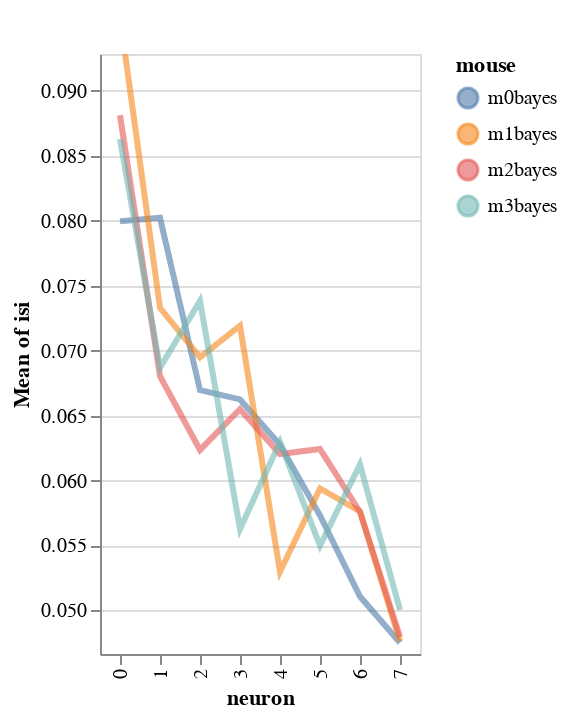

The cell this chart's notebook holds for it:
### Markdown cell above
## Appendix: Elements of interactivity (WIP)

### Code cell
import altair as alt
y='isi'
color='mouse'
x='neuron'

base=alt.Chart(df).encode(
            x=x,
            color=f'{color}',
            y=alt.Y(f'mean({y})',
                    scale=alt.Scale(zero=False,
                                    domain=list(np.quantile(df[y], [.05, .95])))),
)
highlight = alt.selection(type='single', on='mouseover',
                          fields=[color], nearest=True)


lines=base.mark_line(clip=True, fill=None, opacity=.6, ).encode(
            size=alt.condition(~highlight, alt.value(1), alt.value(3))
        )
points = base.mark_circle().encode(
    opacity=alt.value(0),
    #axis=alt.Axis(labels=False, tickCount=0, title='')
).add_selection(
    highlight
)

lines+points

### Figure 1 — Vega-Lite specification as saved in the notebook (floating-point values rounded to 4 significant figures)
{"config": {"view": {"continuousWidth": 400, "continuousHeight": 300}}, "layer": [{"mark": {"type": "line", "clip": true, "fill": null, "opacity": 0.6}, "encoding": {"color": {"type": "nominal", "field": "mouse"}, "size": {"condition": {"value": 1, "selection": {"not": "selector001"}}, "value": 3}, "x": {"type": "nominal", "field": "neuron"}, "y": {"type": "quantitative", "aggregate": "mean", "field": "isi", "scale": {"domain": [0.04664, 0.09283], "zero": false}}}}, {"mark": "circle", "encoding": {"color": {"type": "nominal", "field": "mouse"}, "opacity": {"value": 0}, "x": {"type": "nominal", "field": "neuron"}, "y": {"type": "quantitative", "aggregate": "mean", "field": "isi", "scale": {"domain": [0.04664, 0.09283], "zero": false}}}, "selection": {"selector001": {"type": "single", "on": "mouseover", "fields": ["mouse"], "nearest": true}}}], "data": {"name": "data-6272ce3c2fef7151f50961e17f93cf72"}, "$schema": "https://vega.github.io/schema/vega-lite/v4.8.1.json", "datasets": {"data-6272ce3c2fef7151f50961e17f93cf72": [{"neuron": "0", "mouse": "m0bayes", "i_trial": 0, "mouse_code": 0, "neuron_code": 0, "stim": 0, "neuron_x_mouse": "m0bayes0", "log_firing_rate": 2.075, "Firing rate": 118.8, "firing_rate": 118.8, "i_spike": 48.0, "isi": 0.07307}, {"neuron": "0", "mouse": "m0bayes", "i_trial": 0, "mouse_code": 0, "neuron_code": 0, "stim": 1, "neuron_x_mouse": "m0bayes0", "log_firing_rate": 1.547, "Firing rate": 35.21, "firing_rate": 35.21, "i_spike": 40.5, "isi": 0.08279}, {"neuron": "0", "mouse": "m0bayes", "i_trial": 1, "mouse_code": 0, "neuron_code": 0, "stim": 0, "neuron_x_mouse": "m0bayes0", "log_firing_rate": 1.676, "Firing rate": 47.42, "firing_rate": 47.42, "i_spike": 38.0, "isi": 0.09153}, {"neuron": "0", "mouse": "m0bayes", "i_trial": 1, "mouse_code": 0, "neuron_code": 0, "stim": 1, "neuron_x_mouse": "m0bayes0", "log_firing_rate": 1.818, "Firing rate": 65.81, "firing_rate": 65.81, "i_spike": 47.5, "isi": 0.07243}, {"neuron": "0", "mouse": "m1bayes", "i_trial": 0, "mouse_code": 1, "neuron_code": 8, "stim": 0, "neuron_x_mouse": "m1bayes0", "log_firing_rate": 2.049, "Firing rate": 111.9, "firing_rate": 111.9, "i_spike": 36.5, "isi": 0.09457}, {"neuron": "0", "mouse": "m1bayes", "i_trial": 0, "mouse_code": 1, "neuron_code": 8, "stim": 1, "neuron_x_mouse": "m1bayes0", "log_firing_rate": 1.752, "Firing rate": 56.55, "firing_rate": 56.55, "i_spike": 38.5, "isi": 0.08758}, {"neuron": "0", "mouse": "m1bayes", "i_trial": 1, "mouse_code": 1, "neuron_code": 8, "stim": 0, "neuron_x_mouse": "m1bayes0", "log_firing_rate": 1.741, "Firing rate": 55.11, "firing_rate": 55.11, "i_spike": 36.0, "isi": 0.09663}, {"neuron": "0", "mouse": "m1bayes", "i_trial": 1, "mouse_code": 1, "neuron_code": 8, "stim": 1, "neuron_x_mouse": "m1bayes0", "log_firing_rate": 1.586, "Firing rate": 38.58, "firing_rate": 38.58, "i_spike": 33.5, "isi": 0.104}, {"neuron": "0", "mouse": "m2bayes", "i_trial": 0, "mouse_code": 2, "neuron_code": 16, "stim": 0, "neuron_x_mouse": "m2bayes0", "log_firing_rate": 1.527, "Firing rate": 33.62, "firing_rate": 33.62, "i_spike": 36.5, "isi": 0.09657}, {"neuron": "0", "mouse": "m2bayes", "i_trial": 0, "mouse_code": 2, "neuron_code": 16, "stim": 1, "neuron_x_mouse": "m2bayes0", "log_firing_rate": 2.358, "Firing rate": 228.0, "firing_rate": 228.0, "i_spike": 35.0, "isi": 0.09948}, {"neuron": "0", "mouse": "m2bayes", "i_trial": 1, "mouse_code": 2, "neuron_code": 16, "stim": 0, "neuron_x_mouse": "m2bayes0", "log_firing_rate": 1.554, "Firing rate": 35.78, "firing_rate": 35.78, "i_spike": 36.5, "isi": 0.09321}, {"neuron": "0", "mouse": "m2bayes", "i_trial": 1, "mouse_code": 2, "neuron_code": 16, "stim": 1, "neuron_x_mouse": "m2bayes0", "log_firing_rate": 2.564, "Firing rate": 366.2, "firing_rate": 366.2, "i_spike": 54.5, "isi": 0.06321}, {"neuron": "0", "mouse": "m3bayes", "i_trial": 0, "mouse_code": 3, "neuron_code": 24, "stim": 0, "neuron_x_mouse": "m3bayes0", "log_firing_rate": 1.659, "Firing rate": 45.56, "firing_rate": 45.56, "i_spike": 37.0, "isi": 0.09128}, {"neuron": "0", "mouse": "m3bayes", "i_trial": 0, "mouse_code": 3, "neuron_code": 24, "stim": 1, "neuron_x_mouse": "m3bayes0", "log_firing_rate": 1.666, "Firing rate": 46.3, "firing_rate": 46.3, "i_spike": 44.0, "isi": 0.07912}, {"neuron": "0", "mouse": "m3bayes", "i_trial": 1, "mouse_code": 3, "neuron_code": 24, "stim": 0, "neuron_x_mouse": "m3bayes0", "log_firing_rate": 1.948, "Firing rate": 88.81, "firing_rate": 88.81, "i_spike": 36.0, "isi": 0.09626}, {"neuron": "0", "mouse": "m3bayes", "i_trial": 1, "mouse_code": 3, "neuron_code": 24, "stim": 1, "neuron_x_mouse": "m3bayes0", "log_firing_rate": 1.656, "Firing rate": 45.32, "firing_rate": 45.32, "i_spike": 44.5, "isi": 0.07848}, {"neuron": "1", "mouse": "m0bayes", "i_trial": 0, "mouse_code": 0, "neuron_code": 1, "stim": 0, "neuron_x_mouse": "m0bayes1", "log_firing_rate": 3.637, "Firing rate": 4334.0, "firing_rate": 4334.0, "i_spike": 45.5, "isi": 0.07603}, {"neuron": "1", "mouse": "m0bayes", "i_trial": 0, "mouse_code": 0, "neuron_code": 1, "stim": 1, "neuron_x_mouse": "m0bayes1", "log_firing_rate": 1.807, "Firing rate": 64.17, "firing_rate": 64.17, "i_spike": 42.0, "isi": 0.08205}, {"neuron": "1", "mouse": "m0bayes", "i_trial": 1, "mouse_code": 0, "neuron_code": 1, "stim": 0, "neuron_x_mouse": "m0bayes1", "log_firing_rate": 1.841, "Firing rate": 69.38, "firing_rate": 69.38, "i_spike": 38.0, "isi": 0.09214}, {"neuron": "1", "mouse": "m0bayes", "i_trial": 1, "mouse_code": 0, "neuron_code": 1, "stim": 1, "neuron_x_mouse": "m0bayes1", "log_firing_rate": 1.812, "Firing rate": 64.92, "firing_rate": 64.92, "i_spike": 48.5, "isi": 0.07067}, {"neuron": "1", "mouse": "m1bayes", "i_trial": 0, "mouse_code": 1, "neuron_code": 9, "stim": 0, "neuron_x_mouse": "m1bayes1", "log_firing_rate": 2.268, "Firing rate": 185.4, "firing_rate": 185.4, "i_spike": 42.0, "isi": 0.08383}, {"neuron": "1", "mouse": "m1bayes", "i_trial": 0, "mouse_code": 1, "neuron_code": 9, "stim": 1, "neuron_x_mouse": "m1bayes1", "log_firing_rate": 2.104, "Firing rate": 127.1, "firing_rate": 127.1, "i_spike": 52.0, "isi": 0.06652}, {"neuron": "1", "mouse": "m1bayes", "i_trial": 1, "mouse_code": 1, "neuron_code": 9, "stim": 0, "neuron_x_mouse": "m1bayes1", "log_firing_rate": 1.962, "Firing rate": 91.71, "firing_rate": 91.71, "i_spike": 43.0, "isi": 0.08167}, {"neuron": "1", "mouse": "m1bayes", "i_trial": 1, "mouse_code": 1, "neuron_code": 9, "stim": 1, "neuron_x_mouse": "m1bayes1", "log_firing_rate": 1.837, "Firing rate": 68.65, "firing_rate": 68.65, "i_spike": 56.0, "isi": 0.06115}, {"neuron": "1", "mouse": "m2bayes", "i_trial": 0, "mouse_code": 2, "neuron_code": 17, "stim": 0, "neuron_x_mouse": "m2bayes1", "log_firing_rate": 2.677, "Firing rate": 475.0, "firing_rate": 475.0, "i_spike": 55.5, "isi": 0.06217}, {"neuron": "1", "mouse": "m2bayes", "i_trial": 0, "mouse_code": 2, "neuron_code": 17, "stim": 1, "neuron_x_mouse": "m2bayes1", "log_firing_rate": 3.65, "Firing rate": 4462.0, "firing_rate": 4462.0, "i_spike": 52.0, "isi": 0.0668}, {"neuron": "1", "mouse": "m2bayes", "i_trial": 1, "mouse_code": 2, "neuron_code": 17, "stim": 0, "neuron_x_mouse": "m2bayes1", "log_firing_rate": 2.012, "Firing rate": 102.7, "firing_rate": 102.7, "i_spike": 45.5, "isi": 0.07464}, {"neuron": "1", "mouse": "m2bayes", "i_trial": 1, "mouse_code": 2, "neuron_code": 17, "stim": 1, "neuron_x_mouse": "m2bayes1", "log_firing_rate": 1.997, "Firing rate": 99.41, "firing_rate": 99.41, "i_spike": 51.0, "isi": 0.06849}, {"neuron": "1", "mouse": "m3bayes", "i_trial": 0, "mouse_code": 3, "neuron_code": 25, "stim": 0, "neuron_x_mouse": "m3bayes1", "log_firing_rate": 1.888, "Firing rate": 77.26, "firing_rate": 77.26, "i_spike": 40.5, "isi": 0.08019}, {"neuron": "1", "mouse": "m3bayes", "i_trial": 0, "mouse_code": 3, "neuron_code": 25, "stim": 1, "neuron_x_mouse": "m3bayes1", "log_firing_rate": 2.09, "Firing rate": 123.0, "firing_rate": 123.0, "i_spike": 58.0, "isi": 0.05885}, {"neuron": "1", "mouse": "m3bayes", "i_trial": 1, "mouse_code": 3, "neuron_code": 25, "stim": 0, "neuron_x_mouse": "m3bayes1", "log_firing_rate": 1.822, "Firing rate": 66.32, "firing_rate": 66.32, "i_spike": 41.5, "isi": 0.08532}, {"neuron": "1", "mouse": "m3bayes", "i_trial": 1, "mouse_code": 3, "neuron_code": 25, "stim": 1, "neuron_x_mouse": "m3bayes1", "log_firing_rate": 2.158, "Firing rate": 144.0, "firing_rate": 144.0, "i_spike": 69.0, "isi": 0.05033}, {"neuron": "2", "mouse": "m0bayes", "i_trial": 0, "mouse_code": 0, "neuron_code": 2, "stim": 0, "neuron_x_mouse": "m0bayes2", "log_firing_rate": 1.886, "Firing rate": 76.99, "firing_rate": 76.99, "i_spike": 62.0, "isi": 0.05662}, {"neuron": "2", "mouse": "m0bayes", "i_trial": 0, "mouse_code": 0, "neuron_code": 2, "stim": 1, "neuron_x_mouse": "m0bayes2", "log_firing_rate": 2.374, "Firing rate": 236.6, "firing_rate": 236.6, "i_spike": 50.5, "isi": 0.06819}, {"neuron": "2", "mouse": "m0bayes", "i_trial": 1, "mouse_code": 0, "neuron_code": 2, "stim": 0, "neuron_x_mouse": "m0bayes2", "log_firing_rate": 1.95, "Firing rate": 89.19, "firing_rate": 89.19, "i_spike": 45.0, "isi": 0.07738}, {"neuron": "2", "mouse": "m0bayes", "i_trial": 1, "mouse_code": 0, "neuron_code": 2, "stim": 1, "neuron_x_mouse": "m0bayes2", "log_firing_rate": 2.109, "Firing rate": 128.5, "firing_rate": 128.5, "i_spike": 53.5, "isi": 0.06565}, {"neuron": "2", "mouse": "m1bayes", "i_trial": 0, "mouse_code": 1, "neuron_code": 10, "stim": 0, "neuron_x_mouse": "m1bayes2", "log_firing_rate": 1.717, "Firing rate": 52.12, "firing_rate": 52.12, "i_spike": 39.5, "isi": 0.08667}, {"neuron": "2", "mouse": "m1bayes", "i_trial": 0, "mouse_code": 1, "neuron_code": 10, "stim": 1, "neuron_x_mouse": "m1bayes2", "log_firing_rate": 1.898, "Firing rate": 79.07, "firing_rate": 79.07, "i_spike": 58.0, "isi": 0.05995}, {"neuron": "2", "mouse": "m1bayes", "i_trial": 1, "mouse_code": 1, "neuron_code": 10, "stim": 0, "neuron_x_mouse": "m1bayes2", "log_firing_rate": 1.722, "Firing rate": 52.76, "firing_rate": 52.76, "i_spike": 49.0, "isi": 0.06813}, {"neuron": "2", "mouse": "m1bayes", "i_trial": 1, "mouse_code": 1, "neuron_code": 10, "stim": 1, "neuron_x_mouse": "m1bayes2", "log_firing_rate": 1.879, "Firing rate": 75.61, "firing_rate": 75.61, "i_spike": 53.0, "isi": 0.06318}, {"neuron": "2", "mouse": "m2bayes", "i_trial": 0, "mouse_code": 2, "neuron_code": 18, "stim": 0, "neuron_x_mouse": "m2bayes2", "log_firing_rate": 2.003, "Firing rate": 100.6, "firing_rate": 100.6, "i_spike": 55.0, "isi": 0.06303}, {"neuron": "2", "mouse": "m2bayes", "i_trial": 0, "mouse_code": 2, "neuron_code": 18, "stim": 1, "neuron_x_mouse": "m2bayes2", "log_firing_rate": 1.9, "Firing rate": 79.36, "firing_rate": 79.36, "i_spike": 52.0, "isi": 0.06485}, {"neuron": "2", "mouse": "m2bayes", "i_trial": 1, "mouse_code": 2, "neuron_code": 18, "stim": 0, "neuron_x_mouse": "m2bayes2", "log_firing_rate": 2.005, "Firing rate": 101.2, "firing_rate": 101.2, "i_spike": 51.5, "isi": 0.06832}, {"neuron": "2", "mouse": "m2bayes", "i_trial": 1, "mouse_code": 2, "neuron_code": 18, "stim": 1, "neuron_x_mouse": "m2bayes2", "log_firing_rate": 1.806, "Firing rate": 63.96, "firing_rate": 63.96, "i_spike": 65.0, "isi": 0.05323}, {"neuron": "2", "mouse": "m3bayes", "i_trial": 0, "mouse_code": 3, "neuron_code": 26, "stim": 0, "neuron_x_mouse": "m3bayes2", "log_firing_rate": 2.16, "Firing rate": 144.5, "firing_rate": 144.5, "i_spike": 53.0, "isi": 0.06489}, {"neuron": "2", "mouse": "m3bayes", "i_trial": 0, "mouse_code": 3, "neuron_code": 26, "stim": 1, "neuron_x_mouse": "m3bayes2", "log_firing_rate": 1.89, "Firing rate": 77.67, "firing_rate": 77.67, "i_spike": 40.5, "isi": 0.08706}, {"neuron": "2", "mouse": "m3bayes", "i_trial": 1, "mouse_code": 3, "neuron_code": 26, "stim": 0, "neuron_x_mouse": "m3bayes2", "log_firing_rate": 1.502, "Firing rate": 31.79, "firing_rate": 31.79, "i_spike": 39.0, "isi": 0.08839}, {"neuron": "2", "mouse": "m3bayes", "i_trial": 1, "mouse_code": 3, "neuron_code": 26, "stim": 1, "neuron_x_mouse": "m3bayes2", "log_firing_rate": 2.342, "Firing rate": 219.7, "firing_rate": 219.7, "i_spike": 62.0, "isi": 0.05494}, {"neuron": "3", "mouse": "m0bayes", "i_trial": 0, "mouse_code": 0, "neuron_code": 3, "stim": 0, "neuron_x_mouse": "m0bayes3", "log_firing_rate": 2.088, "Firing rate": 122.4, "firing_rate": 122.4, "i_spike": 68.0, "isi": 0.05127}, {"neuron": "3", "mouse": "m0bayes", "i_trial": 0, "mouse_code": 0, "neuron_code": 3, "stim": 1, "neuron_x_mouse": "m0bayes3", "log_firing_rate": 1.801, "Firing rate": 63.22, "firing_rate": 63.22, "i_spike": 49.5, "isi": 0.07095}, {"neuron": "3", "mouse": "m0bayes", "i_trial": 1, "mouse_code": 0, "neuron_code": 3, "stim": 0, "neuron_x_mouse": "m0bayes3", "log_firing_rate": 1.876, "Firing rate": 75.25, "firing_rate": 75.25, "i_spike": 50.5, "isi": 0.0671}, {"neuron": "3", "mouse": "m0bayes", "i_trial": 1, "mouse_code": 0, "neuron_code": 3, "stim": 1, "neuron_x_mouse": "m0bayes3", "log_firing_rate": 2.158, "Firing rate": 143.8, "firing_rate": 143.8, "i_spike": 45.5, "isi": 0.07565}, {"neuron": "3", "mouse": "m1bayes", "i_trial": 0, "mouse_code": 1, "neuron_code": 11, "stim": 0, "neuron_x_mouse": "m1bayes3", "log_firing_rate": 1.765, "Firing rate": 58.15, "firing_rate": 58.15, "i_spike": 40.5, "isi": 0.08646}, {"neuron": "3", "mouse": "m1bayes", "i_trial": 0, "mouse_code": 1, "neuron_code": 11, "stim": 1, "neuron_x_mouse": "m1bayes3", "log_firing_rate": 2.043, "Firing rate": 110.4, "firing_rate": 110.4, "i_spike": 63.0, "isi": 0.05385}, {"neuron": "3", "mouse": "m1bayes", "i_trial": 1, "mouse_code": 1, "neuron_code": 11, "stim": 0, "neuron_x_mouse": "m1bayes3", "log_firing_rate": 2.268, "Firing rate": 185.4, "firing_rate": 185.4, "i_spike": 49.0, "isi": 0.07206}, {"neuron": "3", "mouse": "m1bayes", "i_trial": 1, "mouse_code": 1, "neuron_code": 11, "stim": 1, "neuron_x_mouse": "m1bayes3", "log_firing_rate": 1.77, "Firing rate": 58.87, "firing_rate": 58.87, "i_spike": 46.5, "isi": 0.07529}, {"neuron": "3", "mouse": "m2bayes", "i_trial": 0, "mouse_code": 2, "neuron_code": 19, "stim": 0, "neuron_x_mouse": "m2bayes3", "log_firing_rate": 2.332, "Firing rate": 214.9, "firing_rate": 214.9, "i_spike": 52.5, "isi": 0.06593}, {"neuron": "3", "mouse": "m2bayes", "i_trial": 0, "mouse_code": 2, "neuron_code": 19, "stim": 1, "neuron_x_mouse": "m2bayes3", "log_firing_rate": 2.224, "Firing rate": 167.5, "firing_rate": 167.5, "i_spike": 63.5, "isi": 0.05529}, {"neuron": "3", "mouse": "m2bayes", "i_trial": 1, "mouse_code": 2, "neuron_code": 19, "stim": 0, "neuron_x_mouse": "m2bayes3", "log_firing_rate": 1.809, "Firing rate": 64.42, "firing_rate": 64.42, "i_spike": 48.5, "isi": 0.07151}, {"neuron": "3", "mouse": "m2bayes", "i_trial": 1, "mouse_code": 2, "neuron_code": 19, "stim": 1, "neuron_x_mouse": "m2bayes3", "log_firing_rate": 1.772, "Firing rate": 59.11, "firing_rate": 59.11, "i_spike": 50.5, "isi": 0.06924}, {"neuron": "3", "mouse": "m3bayes", "i_trial": 0, "mouse_code": 3, "neuron_code": 27, "stim": 0, "neuron_x_mouse": "m3bayes3", "log_firing_rate": 1.75, "Firing rate": 56.23, "firing_rate": 56.23, "i_spike": 61.0, "isi": 0.05747}, {"neuron": "3", "mouse": "m3bayes", "i_trial": 0, "mouse_code": 3, "neuron_code": 27, "stim": 1, "neuron_x_mouse": "m3bayes3", "log_firing_rate": 2.566, "Firing rate": 368.2, "firing_rate": 368.2, "i_spike": 70.5, "isi": 0.04979}, {"neuron": "3", "mouse": "m3bayes", "i_trial": 1, "mouse_code": 3, "neuron_code": 27, "stim": 0, "neuron_x_mouse": "m3bayes3", "log_firing_rate": 2.07, "Firing rate": 117.5, "firing_rate": 117.5, "i_spike": 53.0, "isi": 0.06548}, {"neuron": "3", "mouse": "m3bayes", "i_trial": 1, "mouse_code": 3, "neuron_code": 27, "stim": 1, "neuron_x_mouse": "m3bayes3", "log_firing_rate": 2.275, "Firing rate": 188.5, "firing_rate": 188.5, "i_spike": 65.5, "isi": 0.05229}, {"neuron": "4", "mouse": "m0bayes", "i_trial": 0, "mouse_code": 0, "neuron_code": 4, "stim": 0, "neuron_x_mouse": "m0bayes4", "log_firing_rate": 1.795, "Firing rate": 62.38, "firing_rate": 62.38, "i_spike": 46.5, "isi": 0.07564}, {"neuron": "4", "mouse": "m0bayes", "i_trial": 0, "mouse_code": 0, "neuron_code": 4, "stim": 1, "neuron_x_mouse": "m0bayes4", "log_firing_rate": 2.774, "Firing rate": 593.7, "firing_rate": 593.7, "i_spike": 69.0, "isi": 0.0509}, {"neuron": "4", "mouse": "m0bayes", "i_trial": 1, "mouse_code": 0, "neuron_code": 4, "stim": 0, "neuron_x_mouse": "m0bayes4", "log_firing_rate": 1.665, "Firing rate": 46.25, "firing_rate": 46.25, "i_spike": 56.0, "isi": 0.06108}, {"neuron": "4", "mouse": "m0bayes", "i_trial": 1, "mouse_code": 0, "neuron_code": 4, "stim": 1, "neuron_x_mouse": "m0bayes4", "log_firing_rate": 1.881, "Firing rate": 76.12, "firing_rate": 76.12, "i_spike": 55.0, "isi": 0.06337}, {"neuron": "4", "mouse": "m1bayes", "i_trial": 0, "mouse_code": 1, "neuron_code": 12, "stim": 0, "neuron_x_mouse": "m1bayes4", "log_firing_rate": 1.928, "Firing rate": 84.68, "firing_rate": 84.68, "i_spike": 65.5, "isi": 0.0534}, {"neuron": "4", "mouse": "m1bayes", "i_trial": 0, "mouse_code": 1, "neuron_code": 12, "stim": 1, "neuron_x_mouse": "m1bayes4", "log_firing_rate": 2.364, "Firing rate": 231.4, "firing_rate": 231.4, "i_spike": 67.0, "isi": 0.05155}, {"neuron": "4", "mouse": "m1bayes", "i_trial": 1, "mouse_code": 1, "neuron_code": 12, "stim": 0, "neuron_x_mouse": "m1bayes4", "log_firing_rate": 2.773, "Firing rate": 593.5, "firing_rate": 593.5, "i_spike": 67.0, "isi": 0.0521}, {"neuron": "4", "mouse": "m1bayes", "i_trial": 1, "mouse_code": 1, "neuron_code": 12, "stim": 1, "neuron_x_mouse": "m1bayes4", "log_firing_rate": 1.915, "Firing rate": 82.29, "firing_rate": 82.29, "i_spike": 64.0, "isi": 0.05487}, {"neuron": "4", "mouse": "m2bayes", "i_trial": 0, "mouse_code": 2, "neuron_code": 20, "stim": 0, "neuron_x_mouse": "m2bayes4", "log_firing_rate": 1.617, "Firing rate": 41.4, "firing_rate": 41.4, "i_spike": 49.5, "isi": 0.07051}, {"neuron": "4", "mouse": "m2bayes", "i_trial": 0, "mouse_code": 2, "neuron_code": 20, "stim": 1, "neuron_x_mouse": "m2bayes4", "log_firing_rate": 1.858, "Firing rate": 72.15, "firing_rate": 72.15, "i_spike": 58.0, "isi": 0.06029}, {"neuron": "4", "mouse": "m2bayes", "i_trial": 1, "mouse_code": 2, "neuron_code": 20, "stim": 0, "neuron_x_mouse": "m2bayes4", "log_firing_rate": 2.222, "Firing rate": 166.6, "firing_rate": 166.6, "i_spike": 70.5, "isi": 0.04961}, {"neuron": "4", "mouse": "m2bayes", "i_trial": 1, "mouse_code": 2, "neuron_code": 20, "stim": 1, "neuron_x_mouse": "m2bayes4", "log_firing_rate": 1.881, "Firing rate": 76.11, "firing_rate": 76.11, "i_spike": 51.5, "isi": 0.06775}, {"neuron": "4", "mouse": "m3bayes", "i_trial": 0, "mouse_code": 3, "neuron_code": 28, "stim": 0, "neuron_x_mouse": "m3bayes4", "log_firing_rate": 2.207, "Firing rate": 161.1, "firing_rate": 161.1, "i_spike": 51.5, "isi": 0.06802}, {"neuron": "4", "mouse": "m3bayes", "i_trial": 0, "mouse_code": 3, "neuron_code": 28, "stim": 1, "neuron_x_mouse": "m3bayes4", "log_firing_rate": 2.057, "Firing rate": 114.1, "firing_rate": 114.1, "i_spike": 60.0, "isi": 0.05596}, {"neuron": "4", "mouse": "m3bayes", "i_trial": 1, "mouse_code": 3, "neuron_code": 28, "stim": 0, "neuron_x_mouse": "m3bayes4", "log_firing_rate": 1.867, "Firing rate": 73.59, "firing_rate": 73.59, "i_spike": 59.5, "isi": 0.05897}, {"neuron": "4", "mouse": "m3bayes", "i_trial": 1, "mouse_code": 3, "neuron_code": 28, "stim": 1, "neuron_x_mouse": "m3bayes4", "log_firing_rate": 1.963, "Firing rate": 91.79, "firing_rate": 91.79, "i_spike": 50.0, "isi": 0.06891}, {"neuron": "5", "mouse": "m0bayes", "i_trial": 0, "mouse_code": 0, "neuron_code": 5, "stim": 0, "neuron_x_mouse": "m0bayes5", "log_firing_rate": 1.992, "Firing rate": 98.11, "firing_rate": 98.11, "i_spike": 57.5, "isi": 0.05815}, {"neuron": "5", "mouse": "m0bayes", "i_trial": 0, "mouse_code": 0, "neuron_code": 5, "stim": 1, "neuron_x_mouse": "m0bayes5", "log_firing_rate": 1.909, "Firing rate": 81.09, "firing_rate": 81.09, "i_spike": 67.0, "isi": 0.05145}, {"neuron": "5", "mouse": "m0bayes", "i_trial": 1, "mouse_code": 0, "neuron_code": 5, "stim": 0, "neuron_x_mouse": "m0bayes5", "log_firing_rate": 1.963, "Firing rate": 91.76, "firing_rate": 91.76, "i_spike": 56.0, "isi": 0.06175}, {"neuron": "5", "mouse": "m0bayes", "i_trial": 1, "mouse_code": 0, "neuron_code": 5, "stim": 1, "neuron_x_mouse": "m0bayes5", "log_firing_rate": 2.039, "Firing rate": 109.4, "firing_rate": 109.4, "i_spike": 60.5, "isi": 0.05788}, {"neuron": "5", "mouse": "m1bayes", "i_trial": 0, "mouse_code": 1, "neuron_code": 13, "stim": 0, "neuron_x_mouse": "m1bayes5", "log_firing_rate": 2.145, "Firing rate": 139.7, "firing_rate": 139.7, "i_spike": 70.5, "isi": 0.04901}, {"neuron": "5", "mouse": "m1bayes", "i_trial": 0, "mouse_code": 1, "neuron_code": 13, "stim": 1, "neuron_x_mouse": "m1bayes5", "log_firing_rate": 2.137, "Firing rate": 137.1, "firing_rate": 137.1, "i_spike": 52.5, "isi": 0.06512}, {"neuron": "5", "mouse": "m1bayes", "i_trial": 1, "mouse_code": 1, "neuron_code": 13, "stim": 0, "neuron_x_mouse": "m1bayes5", "log_firing_rate": 2.039, "Firing rate": 109.3, "firing_rate": 109.3, "i_spike": 51.5, "isi": 0.06517}, {"neuron": "5", "mouse": "m1bayes", "i_trial": 1, "mouse_code": 1, "neuron_code": 13, "stim": 1, "neuron_x_mouse": "m1bayes5", "log_firing_rate": 2.269, "Firing rate": 185.9, "firing_rate": 185.9, "i_spike": 60.5, "isi": 0.05825}, {"neuron": "5", "mouse": "m2bayes", "i_trial": 0, "mouse_code": 2, "neuron_code": 21, "stim": 0, "neuron_x_mouse": "m2bayes5", "log_firing_rate": 1.746, "Firing rate": 55.78, "firing_rate": 55.78, "i_spike": 49.5, "isi": 0.07065}, {"neuron": "5", "mouse": "m2bayes", "i_trial": 0, "mouse_code": 2, "neuron_code": 21, "stim": 1, "neuron_x_mouse": "m2bayes5", "log_firing_rate": 1.985, "Firing rate": 96.65, "firing_rate": 96.65, "i_spike": 72.5, "isi": 0.04776}, {"neuron": "5", "mouse": "m2bayes", "i_trial": 1, "mouse_code": 2, "neuron_code": 21, "stim": 0, "neuron_x_mouse": "m2bayes5", "log_firing_rate": 1.731, "Firing rate": 53.85, "firing_rate": 53.85, "i_spike": 48.0, "isi": 0.07333}, {"neuron": "5", "mouse": "m2bayes", "i_trial": 1, "mouse_code": 2, "neuron_code": 21, "stim": 1, "neuron_x_mouse": "m2bayes5", "log_firing_rate": 2.333, "Firing rate": 215.3, "firing_rate": 215.3, "i_spike": 60.5, "isi": 0.05794}, {"neuron": "5", "mouse": "m3bayes", "i_trial": 0, "mouse_code": 3, "neuron_code": 29, "stim": 0, "neuron_x_mouse": "m3bayes5", "log_firing_rate": 2.825, "Firing rate": 668.3, "firing_rate": 668.3, "i_spike": 63.0, "isi": 0.05576}, {"neuron": "5", "mouse": "m3bayes", "i_trial": 0, "mouse_code": 3, "neuron_code": 29, "stim": 1, "neuron_x_mouse": "m3bayes5", "log_firing_rate": 2.074, "Firing rate": 118.7, "firing_rate": 118.7, "i_spike": 58.0, "isi": 0.05623}, {"neuron": "5", "mouse": "m3bayes", "i_trial": 1, "mouse_code": 3, "neuron_code": 29, "stim": 0, "neuron_x_mouse": "m3bayes5", "log_firing_rate": 2.271, "Firing rate": 186.6, "firing_rate": 186.6, "i_spike": 62.0, "isi": 0.05651}, {"neuron": "5", "mouse": "m3bayes", "i_trial": 1, "mouse_code": 3, "neuron_code": 29, "stim": 1, "neuron_x_mouse": "m3bayes5", "log_firing_rate": 2.362, "Firing rate": 230.4, "firing_rate": 230.4, "i_spike": 68.0, "isi": 0.05139}, {"neuron": "6", "mouse": "m0bayes", "i_trial": 0, "mouse_code": 0, "neuron_code": 6, "stim": 0, "neuron_x_mouse": "m0bayes6", "log_firing_rate": 3.058, "Firing rate": 1142.0, "firing_rate": 1142.0, "i_spike": 67.5, "isi": 0.05167}, {"neuron": "6", "mouse": "m0bayes", "i_trial": 0, "mouse_code": 0, "neuron_code": 6, "stim": 1, "neuron_x_mouse": "m0bayes6", "log_firing_rate": 3.177, "Firing rate": 1503.0, "firing_rate": 1503.0, "i_spike": 64.5, "isi": 0.05384}, {"neuron": "6", "mouse": "m0bayes", "i_trial": 1, "mouse_code": 0, "neuron_code": 6, "stim": 0, "neuron_x_mouse": "m0bayes6", "log_firing_rate": 1.933, "Firing rate": 85.66, "firing_rate": 85.66, "i_spike": 63.5, "isi": 0.05484}, {"neuron": "6", "mouse": "m0bayes", "i_trial": 1, "mouse_code": 0, "neuron_code": 6, "stim": 1, "neuron_x_mouse": "m0bayes6", "log_firing_rate": 2.15, "Firing rate": 141.1, "firing_rate": 141.1, "i_spike": 79.0, "isi": 0.04394}, {"neuron": "6", "mouse": "m1bayes", "i_trial": 0, "mouse_code": 1, "neuron_code": 14, "stim": 0, "neuron_x_mouse": "m1bayes6", "log_firing_rate": 1.841, "Firing rate": 69.39, "firing_rate": 69.39, "i_spike": 56.5, "isi": 0.06068}, {"neuron": "6", "mouse": "m1bayes", "i_trial": 0, "mouse_code": 1, "neuron_code": 14, "stim": 1, "neuron_x_mouse": "m1bayes6", "log_firing_rate": 2.75, "Firing rate": 562.8, "firing_rate": 562.8, "i_spike": 68.5, "isi": 0.04957}, {"neuron": "6", "mouse": "m1bayes", "i_trial": 1, "mouse_code": 1, "neuron_code": 14, "stim": 0, "neuron_x_mouse": "m1bayes6", "log_firing_rate": 1.743, "Firing rate": 55.34, "firing_rate": 55.34, "i_spike": 55.5, "isi": 0.06223}, {"neuron": "6", "mouse": "m1bayes", "i_trial": 1, "mouse_code": 1, "neuron_code": 14, "stim": 1, "neuron_x_mouse": "m1bayes6", "log_firing_rate": 2.028, "Firing rate": 106.8, "firing_rate": 106.8, "i_spike": 60.5, "isi": 0.05801}, {"neuron": "6", "mouse": "m2bayes", "i_trial": 0, "mouse_code": 2, "neuron_code": 22, "stim": 0, "neuron_x_mouse": "m2bayes6", "log_firing_rate": 1.823, "Firing rate": 66.56, "firing_rate": 66.56, "i_spike": 59.5, "isi": 0.05727}, {"neuron": "6", "mouse": "m2bayes", "i_trial": 0, "mouse_code": 2, "neuron_code": 22, "stim": 1, "neuron_x_mouse": "m2bayes6", "log_firing_rate": 2.251, "Firing rate": 178.4, "firing_rate": 178.4, "i_spike": 61.0, "isi": 0.05753}, {"neuron": "6", "mouse": "m2bayes", "i_trial": 1, "mouse_code": 2, "neuron_code": 22, "stim": 0, "neuron_x_mouse": "m2bayes6", "log_firing_rate": 2.124, "Firing rate": 133.0, "firing_rate": 133.0, "i_spike": 64.5, "isi": 0.05446}, {"neuron": "6", "mouse": "m2bayes", "i_trial": 1, "mouse_code": 2, "neuron_code": 22, "stim": 1, "neuron_x_mouse": "m2bayes6", "log_firing_rate": 1.685, "Firing rate": 48.46, "firing_rate": 48.46, "i_spike": 57.5, "isi": 0.06107}, {"neuron": "6", "mouse": "m3bayes", "i_trial": 0, "mouse_code": 3, "neuron_code": 30, "stim": 0, "neuron_x_mouse": "m3bayes6", "log_firing_rate": 2.191, "Firing rate": 155.4, "firing_rate": 155.4, "i_spike": 51.5, "isi": 0.06777}, {"neuron": "6", "mouse": "m3bayes", "i_trial": 0, "mouse_code": 3, "neuron_code": 30, "stim": 1, "neuron_x_mouse": "m3bayes6", "log_firing_rate": 2.232, "Firing rate": 170.5, "firing_rate": 170.5, "i_spike": 55.0, "isi": 0.06409}, {"neuron": "6", "mouse": "m3bayes", "i_trial": 1, "mouse_code": 3, "neuron_code": 30, "stim": 0, "neuron_x_mouse": "m3bayes6", "log_firing_rate": 2.102, "Firing rate": 126.5, "firing_rate": 126.5, "i_spike": 71.5, "isi": 0.04859}, {"neuron": "6", "mouse": "m3bayes", "i_trial": 1, "mouse_code": 3, "neuron_code": 30, "stim": 1, "neuron_x_mouse": "m3bayes6", "log_firing_rate": 1.886, "Firing rate": 76.84, "firing_rate": 76.84, "i_spike": 54.0, "isi": 0.06454}, {"neuron": "7", "mouse": "m0bayes", "i_trial": 0, "mouse_code": 0, "neuron_code": 7, "stim": 0, "neuron_x_mouse": "m0bayes7", "log_firing_rate": 2.13, "Firing rate": 135.0, "firing_rate": 135.0, "i_spike": 80.5, "isi": 0.04356}, {"neuron": "7", "mouse": "m0bayes", "i_trial": 0, "mouse_code": 0, "neuron_code": 7, "stim": 1, "neuron_x_mouse": "m0bayes7", "log_firing_rate": 2.197, "Firing rate": 157.2, "firing_rate": 157.2, "i_spike": 58.5, "isi": 0.05891}, {"neuron": "7", "mouse": "m0bayes", "i_trial": 1, "mouse_code": 0, "neuron_code": 7, "stim": 0, "neuron_x_mouse": "m0bayes7", "log_firing_rate": 2.556, "Firing rate": 359.4, "firing_rate": 359.4, "i_spike": 84.5, "isi": 0.04058}, {"neuron": "7", "mouse": "m0bayes", "i_trial": 1, "mouse_code": 0, "neuron_code": 7, "stim": 1, "neuron_x_mouse": "m0bayes7", "log_firing_rate": 2.26, "Firing rate": 182.1, "firing_rate": 182.1, "i_spike": 73.5, "isi": 0.047}, {"neuron": "7", "mouse": "m1bayes", "i_trial": 0, "mouse_code": 1, "neuron_code": 15, "stim": 0, "neuron_x_mouse": "m1bayes7", "log_firing_rate": 2.104, "Firing rate": 127.1, "firing_rate": 127.1, "i_spike": 72.0, "isi": 0.04885}, {"neuron": "7", "mouse": "m1bayes", "i_trial": 0, "mouse_code": 1, "neuron_code": 15, "stim": 1, "neuron_x_mouse": "m1bayes7", "log_firing_rate": 2.193, "Firing rate": 155.8, "firing_rate": 155.8, "i_spike": 69.5, "isi": 0.05044}, {"neuron": "7", "mouse": "m1bayes", "i_trial": 1, "mouse_code": 1, "neuron_code": 15, "stim": 0, "neuron_x_mouse": "m1bayes7", "log_firing_rate": 2.388, "Firing rate": 244.6, "firing_rate": 244.6, "i_spike": 77.0, "isi": 0.04464}, {"neuron": "7", "mouse": "m1bayes", "i_trial": 1, "mouse_code": 1, "neuron_code": 15, "stim": 1, "neuron_x_mouse": "m1bayes7", "log_firing_rate": 2.419, "Firing rate": 262.2, "firing_rate": 262.2, "i_spike": 75.0, "isi": 0.04657}, {"neuron": "7", "mouse": "m2bayes", "i_trial": 0, "mouse_code": 2, "neuron_code": 23, "stim": 0, "neuron_x_mouse": "m2bayes7", "log_firing_rate": 1.991, "Firing rate": 97.84, "firing_rate": 97.84, "i_spike": 62.5, "isi": 0.05471}, {"neuron": "7", "mouse": "m2bayes", "i_trial": 0, "mouse_code": 2, "neuron_code": 23, "stim": 1, "neuron_x_mouse": "m2bayes7", "log_firing_rate": 2.459, "Firing rate": 288.1, "firing_rate": 288.1, "i_spike": 75.0, "isi": 0.04661}, {"neuron": "7", "mouse": "m2bayes", "i_trial": 1, "mouse_code": 2, "neuron_code": 23, "stim": 0, "neuron_x_mouse": "m2bayes7", "log_firing_rate": 2.002, "Firing rate": 100.5, "firing_rate": 100.5, "i_spike": 73.5, "isi": 0.04672}, {"neuron": "7", "mouse": "m2bayes", "i_trial": 1, "mouse_code": 2, "neuron_code": 23, "stim": 1, "neuron_x_mouse": "m2bayes7", "log_firing_rate": 2.131, "Firing rate": 135.1, "firing_rate": 135.1, "i_spike": 80.0, "isi": 0.04378}, {"neuron": "7", "mouse": "m3bayes", "i_trial": 0, "mouse_code": 3, "neuron_code": 31, "stim": 0, "neuron_x_mouse": "m3bayes7", "log_firing_rate": 2.089, "Firing rate": 122.9, "firing_rate": 122.9, "i_spike": 73.5, "isi": 0.04761}, {"neuron": "7", "mouse": "m3bayes", "i_trial": 0, "mouse_code": 3, "neuron_code": 31, "stim": 1, "neuron_x_mouse": "m3bayes7", "log_firing_rate": 1.844, "Firing rate": 69.89, "firing_rate": 69.89, "i_spike": 66.5, "isi": 0.05233}, {"neuron": "7", "mouse": "m3bayes", "i_trial": 1, "mouse_code": 3, "neuron_code": 31, "stim": 0, "neuron_x_mouse": "m3bayes7", "log_firing_rate": 1.889, "Firing rate": 77.43, "firing_rate": 77.43, "i_spike": 66.0, "isi": 0.05245}, {"neuron": "7", "mouse": "m3bayes", "i_trial": 1, "mouse_code": 3, "neuron_code": 31, "stim": 1, "neuron_x_mouse": "m3bayes7", "log_firing_rate": 2.305, "Firing rate": 202.1, "firing_rate": 202.1, "i_spike": 73.0, "isi": 0.04777}]}}
